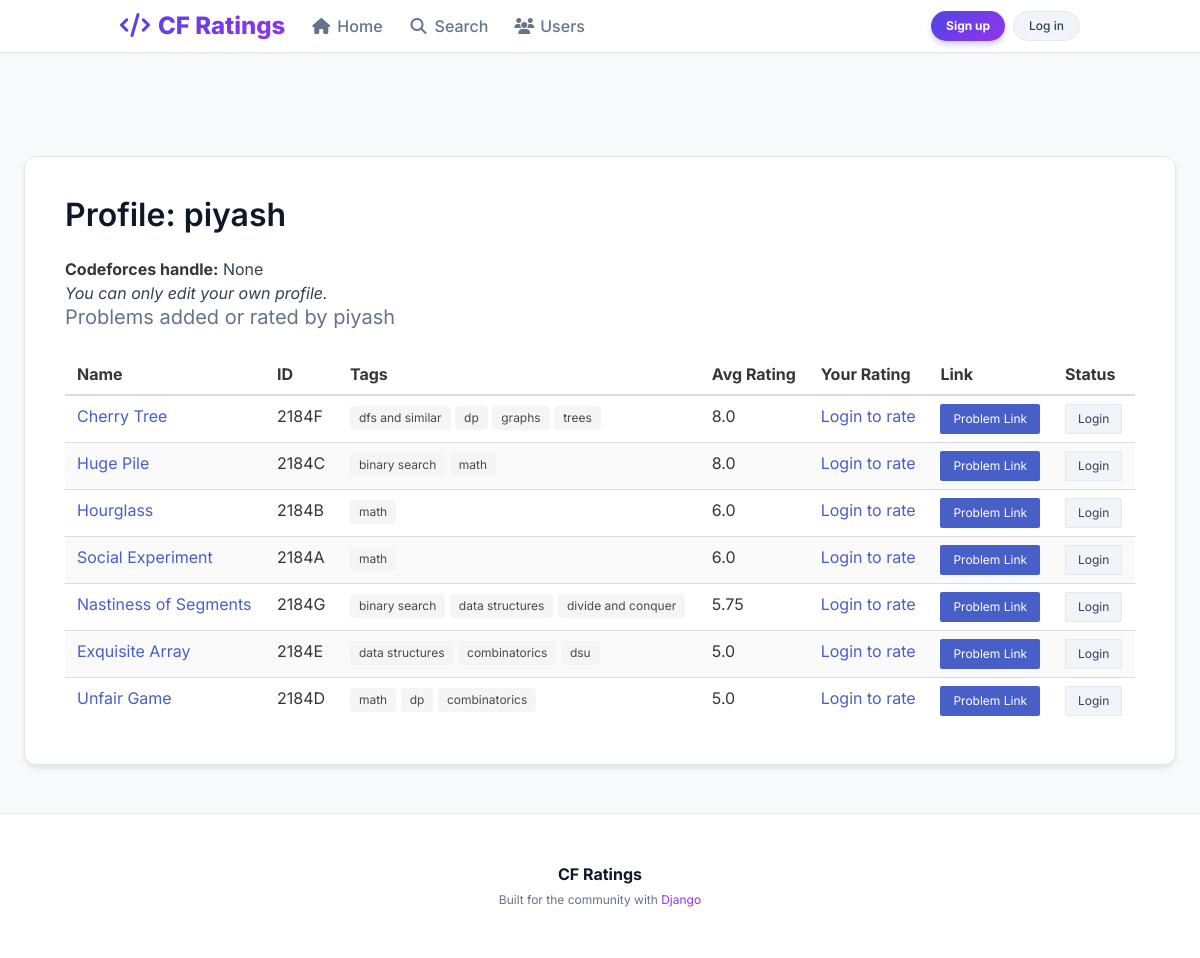
/user/piyash/, run on the app's committed database.
### problems/models.py (models this page shows, shortened)
class UserProfile(models.Model):
    user = models.OneToOneField(settings.AUTH_USER_MODEL, on_delete=models.CASCADE)
    codeforces_handle = models.CharField(max_length=100, blank=True, null=True)
    bio = models.TextField(blank=True, null=True)
    profile_picture = models.ImageField(upload_to='profiles/', blank=True, null=True)
    rating = models.IntegerField(blank=True, null=True)
    max_rating = models.IntegerField(blank=True, null=True)
    rank = models.CharField(max_length=50, blank=True, null=True)
    max_rank = models.CharField(max_length=50, blank=True, null=True)

class Problem(models.Model):
    name = models.CharField(max_length=255)
    problem_id = models.CharField(max_length=20, unique=True)  # e.g., 2184G
    contest_id = models.IntegerField()
    index = models.CharField(max_length=10)
    tags = models.ManyToManyField(Tag, related_name='problems')
    average_rating = models.FloatField(default=0.0)
    owner = models.ForeignKey(settings.AUTH_USER_MODEL, on_delete=models.SET_NULL, null=True, related_name='owned_problems')

class Tag(models.Model):
    name = models.CharField(max_length=50, unique=True)

### problems/views.py (the view, shortened to what this page needs)
# urls.py: path('user/<str:username>/', views.ProfileView.as_view(), name='profile'),
class ProfileView(View):
    def get(self, request, username):
        user = get_object_or_404(User, username=username)
        profile, _ = UserProfile.objects.get_or_create(user=user)
        cf_data = None
        if profile.codeforces_handle:
            try:
                cf_data = fetch_user_info(profile.codeforces_handle)
            except CodeforcesAPIError as e:
                messages.error(request, f"Codeforces fetch error: {e}")
        form = None
        if request.user.username == username:
            form = UserProfileForm(instance=profile)
        rated = Rating.objects.filter(user=user).select_related('problem')
        rating_map = {r.problem.problem_id: r.value for r in rated}
        user_problems = Problem.objects.filter(Q(user_problems__user=user) | Q(ratings__user=user)).distinct().prefetch_related('tags').order_by('-average_rating')
        user_problem_objs = UserProblem.objects.filter(user=user, problem__in=user_problems)
        status_map = {up.problem.problem_id: up.status for up in user_problem_objs}
        for p in user_problems:
            p.user_rating = rating_map.get(p.problem_id)
            p.user_status = status_map.get(p.problem_id)
        return render(request, 'profile.html', {'profile_user': user, 'profile': profile, 'cf_data': cf_data, 'form': form, 'user_problems': user_problems, 'rating_choices': list(range(0, 11))})

### templates/profile.html (shortened to what this page needs)
{% extends 'base.html' %}
{% block content %}
<h1 class="title">Profile: {{ profile_user.username }}</h1>
<p><strong>Codeforces handle:</strong> {{ profile.codeforces_handle }}</p>
{% if user.username == profile_user.username %}
  <h2>Edit Profile</h2>
  <form method="post" enctype="multipart/form-data">{% csrf_token %}
    {{ form.as_p }}
    <button class="button is-primary">Save</button>
  </form>
{% else %}
  <p><em>You can only edit your own profile.</em></p>
{% endif %}
{% if user_problems %}
  <h2 class="subtitle">Problems added or rated by {{ profile_user.username }}</h2>
  <table class="table is-fullwidth is-striped">
    <thead>
      <tr><th>Name</th><th>ID</th><th>Tags</th><th>Avg Rating</th><th>Your Rating</th><th>Link</th><th>Status</th></tr>
    </thead>
    <tbody>
      {% for p in user_problems %}
        <tr>
          <td><a href="{% url 'problem_detail' p.problem_id %}">{{ p.name }}</a></td>
          <td>{{ p.problem_id }}</td>
          <td>{% for t in p.tags.all %} <span class="tag">{{ t.name }}</span> {% endfor %}</td>
          <td>{{ p.average_rating }}</td>
          <td>
            {% if user.is_authenticated %}
              <form method="post" action="{% url 'rate_problem' p.problem_id %}" style="display:inline-block">
                {% csrf_token %}
                <input type="hidden" name="next" value="{{ request.get_full_path }}">
                <div class="field has-addons">
                  <div class="control">
                    <div class="select">
                      <select name="value">
                        {% for val in rating_choices %}
                          <option value="{{ val }}" {% if p.user_rating == val %}selected{% endif %}>{{ val }}</option>
                        {% endfor %}
                      </select>
                    </div>
                  </div>
                  <div class="control">
                    <button class="button is-small is-info">Save</button>
                  </div>
                </div>
              </form>
            {% else %}
              <a href="{% url 'login' %}">Login to rate</a>
            {% endif %}
          </td>
          <td>
            <a class="button is-link is-small" href="https://codeforces.com/problemset/problem/{{ p.contest_id }}/{{ p.index }}" target="_blank" rel="noopener noreferrer">Problem Link</a>
          </td>
          <td>
            {% if user.is_authenticated %}
              <form method="post" action="{% url 'mark_problem' p.problem_id %}" style="display:inline-block">
                {% csrf_token %}
                <input type="hidden" name="status" value="pending">
                <input type="hidden" name="next" value="{{ request.get_full_path }}">
                <button class="button is-small {% if p.user_status == 'pending' %}is-warning{% else %}is-light{% endif %}">Pending</button>
              </form>
              <form method="post" action="{% url 'mark_problem' p.problem_id %}" style="display:inline-block; margin-left:6px">
                {% csrf_token %}
                <input type="hidden" name="status" value="solved">
                <input type="hidden" name="next" value="{{ request.get_full_path }}">
                <button class="button is-small {% if p.user_status == 'solved' %}is-success{% else %}is-light{% endif %}">Solved</button>
              </form>
            {% else %}
              <a href="{% url 'login' %}" class="button is-small is-light">Login</a>
            {% endif %}
          </td>
        </tr>
      {% endfor %}
    </tbody>
  </table>
{% endif %}
{% endblock %}

### templates/base.html (style rules this page uses)
:root { --bg-color: #f8fafc; --card-bg: #ffffff; --text-color: #334155; --title-color: #0f172a; --primary-color: #4f46e5; --primary-gradient: linear-gradient(135deg, #4f46e5, #9333ea); }
body { background-color: var(--bg-color); color: var(--text-color); font-family: 'Inter', sans-serif; min-height: 100vh; display: flex; flex-direction: column; }
.title { color: var(--title-color); }
.subtitle { color: #64748b; }
.button.is-light { background-color: #f1f5f9; color: #334155; border: 1px solid #e2e8f0; }

### data on the page
UserProfile: codeforces_handle "None"
Problem: name "Cherry Tree", problem_id "2184F", average_rating "8.0"
Tag: name "dfs and similar"
Tag: name "dp"
Tag: name "graphs"
Tag: name "trees"
Problem: name "Huge Pile", problem_id "2184C", average_rating "8.0"
Tag: name "binary search"
Tag: name "math"
Problem: name "Hourglass", problem_id "2184B", average_rating "6.0"
Problem: name "Social Experiment", problem_id "2184A", average_rating "6.0"
Problem: name "Nastiness of Segments", problem_id "2184G", average_rating "5.75"
Tag: name "data structures"
Tag: name "divide and conquer"
Problem: name "Exquisite Array", problem_id "2184E", average_rating "5.0"
Tag: name "combinatorics"
Tag: name "dsu"
Problem: name "Unfair Game", problem_id "2184D", average_rating "5.0"

### other printed values
{{ profile_user.username }} "piyash"
